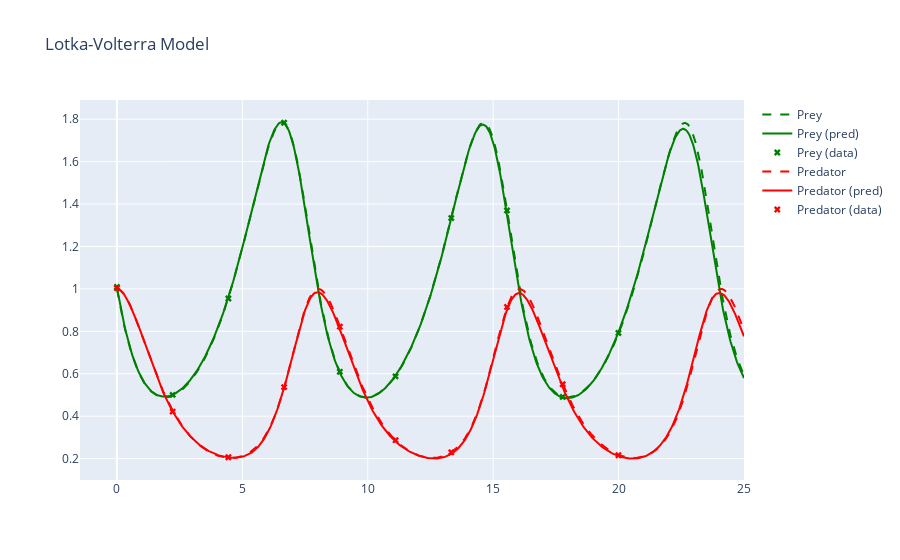
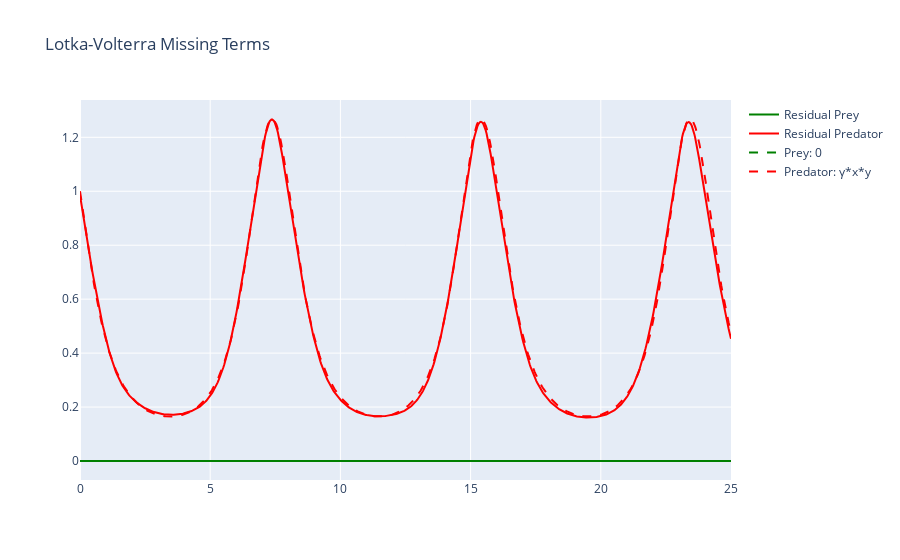

Write notebook code for charts like these, in order.
### Code cell
plots = plotter(upinn.u, upinn.G)
plots["Solution"].show()
plots["Missing Terms"].show()

### Figure 1 — Plotly figure (JSON) as saved in the notebook; plotly's stock layout.template omitted (floating-point values rounded to 4 significant figures; data arrays with more than 128 entries replaced by an {"elided": "..."} marker saying what was removed)
{"data": [{"line": {"color": "green", "dash": "dash"}, "mode": "lines", "name": "Prey", "type": "scatter", "x": {"elided": "800 float values"}, "y": {"elided": "800 float values"}}, {"line": {"color": "green"}, "mode": "lines", "name": "Prey (pred)", "type": "scatter", "x": {"elided": "800 float values"}, "y": {"elided": "800 float values"}}, {"marker": {"color": "green", "symbol": "x"}, "mode": "markers", "name": "Prey (data)", "type": "scatter", "x": [0, 2.222, 4.443, 6.665, 8.886, 11.11, 13.33, 15.55, 17.77, 19.99], "y": [1.009, 0.5006, 0.9547, 1.783, 0.6092, 0.5876, 1.334, 1.37, 0.4906, 0.7922]}, {"line": {"color": "red", "dash": "dash"}, "mode": "lines", "name": "Predator", "type": "scatter", "x": {"elided": "800 float values"}, "y": {"elided": "800 float values"}}, {"line": {"color": "red"}, "mode": "lines", "name": "Predator (pred)", "type": "scatter", "x": {"elided": "800 float values"}, "y": {"elided": "800 float values"}}, {"marker": {"color": "red", "symbol": "x"}, "mode": "markers", "name": "Predator (data)", "type": "scatter", "x": [0, 2.222, 4.443, 6.665, 8.886, 11.11, 13.33, 15.55, 17.77, 19.99], "y": [1.004, 0.4217, 0.2064, 0.5371, 0.8218, 0.2869, 0.2296, 0.915, 0.5505, 0.2158]}], "layout": {"title": {"text": "Lotka-Volterra Model"}}}

### Figure 2 — Plotly figure (JSON) as saved in the notebook; plotly's stock layout.template omitted (floating-point values rounded to 4 significant figures; data arrays with more than 128 entries replaced by an {"elided": "..."} marker saying what was removed)
{"data": [{"line": {"color": "green"}, "mode": "lines", "name": "Residual Prey", "type": "scatter", "x": {"elided": "800 float values"}, "y": {"elided": "800 int values"}}, {"line": {"color": "red"}, "mode": "lines", "name": "Residual Predator", "type": "scatter", "x": {"elided": "800 float values"}, "y": {"elided": "800 float values"}}, {"line": {"color": "green", "dash": "dash"}, "mode": "lines", "name": "Prey: 0", "type": "scatter", "x": {"elided": "800 float values"}, "y": {"elided": "800 int values"}}, {"line": {"color": "red", "dash": "dash"}, "mode": "lines", "name": "Predator: γ*x*y", "type": "scatter", "x": {"elided": "800 float values"}, "y": {"elided": "800 float values"}}], "layout": {"title": {"text": "Lotka-Volterra Missing Terms"}}}
